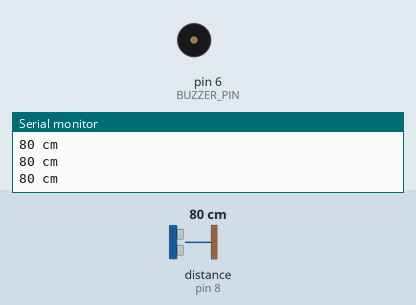
Bench run of a sketch on a simulated Arduino Uno, built with avr-gcc and run on an emulated ATmega328P. On the bench: buzzer (waves = sounding), the last lines printed to the serial monitor. Wiring (inferred from the names in the program): ultrasonic range finder: trigger pin 7; echo pin 8. Inputs (shaded band) come from the test bench; at power-on: distance to the obstacle (sensor on pin 8) 80 cm. The echo pulse lasts 58.3 µs per cm.

Above: at 1.2 s.
1.3 s: distance to the obstacle (sensor on pin 8) set to 2 cm
At 2.6 s:
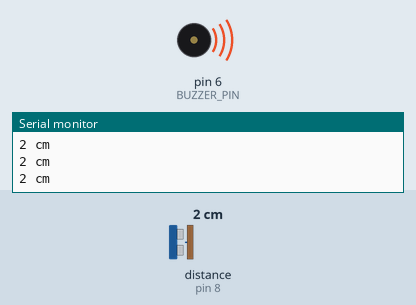
4.3 s: distance to the obstacle (sensor on pin 8) set to 60 cm
At 4.65 s:
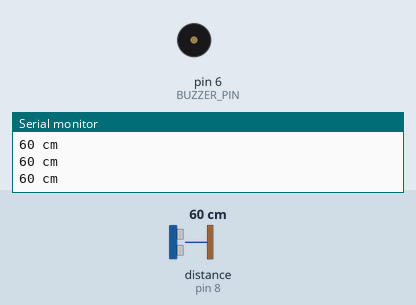
Timing chart, 0 to 13.3 s (numbered marks = the images above; inputs shaded):
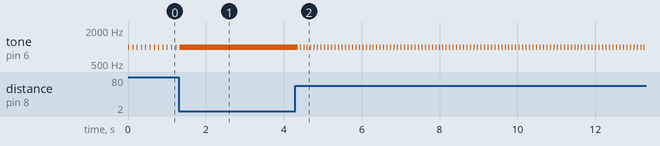

Measured:
- after the input at 1.3 s, tone on pin 6 (BUZZER_PIN): goes on until 1.3 s, then stays 1000 Hz
- after the input at 4.3 s, tone on pin 6 (BUZZER_PIN): alternates 1000 Hz for 0.03 s and silent for 0.06 s, starting after 0.05 s
- by itself, tone on pin 6 (BUZZER_PIN): alternates 1000 Hz for 0.03 s and silent for 0.09 s

The sketch:

ProximityGeiger.ino
```cpp
/*
 Geiger Proximity: HC-SR04 Sensor + Buzzer
- VCC connection of the sensor attached to +5V
- GND connection of the sensor attached to ground
- TRIG connection of the sensor attached to digital pin 7
- ECHO connection of the sensor attached to digital pin 8
- Buzzer pin connected to digital pin 6
 */

#define BUZZER_PIN 6
#define TRIG_PIN 7
#define ECHO_PIN 8

void setup() {
  pinMode(BUZZER_PIN, OUTPUT);
  pinMode(TRIG_PIN, OUTPUT);
  pinMode(ECHO_PIN, INPUT);

  // initialize serial communication
  Serial.begin(9600);
}

void loop()
{
  long duration, distance, sleep;

  // The sensor is triggered by a HIGH pulse of 10 or more microseconds.
  // Give a short LOW pulse beforehand to ensure a clean HIGH pulse.
  digitalWrite(TRIG_PIN, LOW);
  delayMicroseconds(2);
  digitalWrite(TRIG_PIN, HIGH);
  delayMicroseconds(10);
  digitalWrite(TRIG_PIN, LOW);

  // Read the signal from the sensor: a HIGH pulse whose
  // duration is the time (in microseconds) from the sending
  // of the ping to the reception of its echo off of an object.
  duration = pulseIn(ECHO_PIN, HIGH);

  // convert the time into a distance
  distance = ms2cm(duration);

  Serial.print(distance);
  Serial.print(" cm");
  Serial.println();

  // turn the buzzer on for a duration corresponding to the distance
  sleep = constrain(distance, 1, 500);
  tone(BUZZER_PIN, 1000);
  delay(25);
  noTone(BUZZER_PIN);
  delay(sleep);
}

long ms2cm(long microseconds)
{
  // The speed of sound is 340 m/s or 29 microseconds per centimeter.
  // The ping travels out and back, so to find the distance of the
  // object we take half of the distance travelled.
  return microseconds / 29 / 2;
}
```
